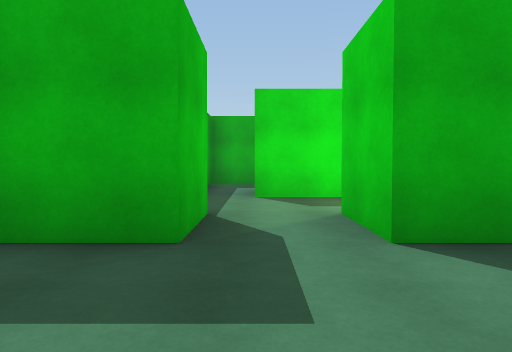
[1] (above)

13 first-person views from a walk through a scene from a Unity 3-D project. The camera is 1.3 m above the floor, tilts 2° down and sees 70° across. The floor is counted in squares, 2 m on a side. Each view is taken from the middle of a square. On the plan, view 1 faces up. The plan holds only what a view shows up to about 11 squares ahead; the rest is blank. The place goes on beyond the plan.

[2]
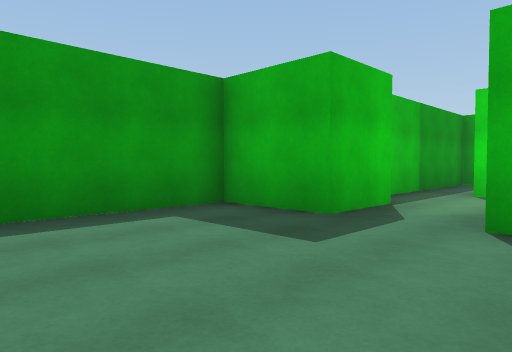

[3]
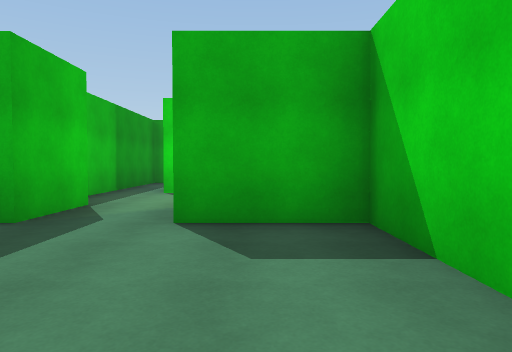

[4]
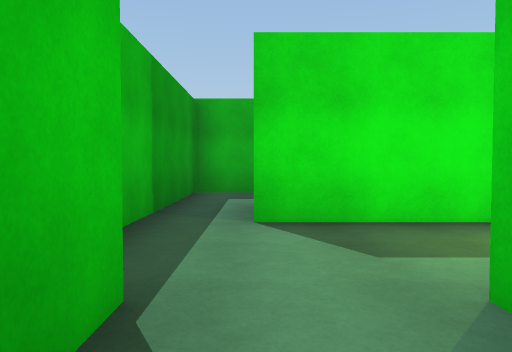

[5]
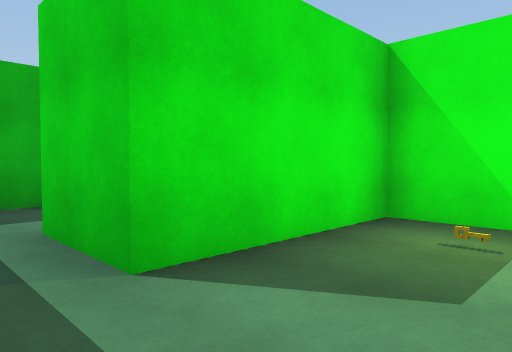

[6]
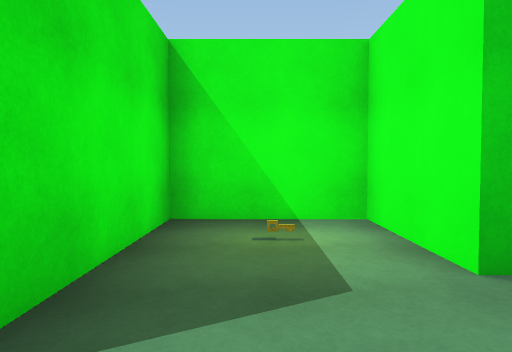

[7]
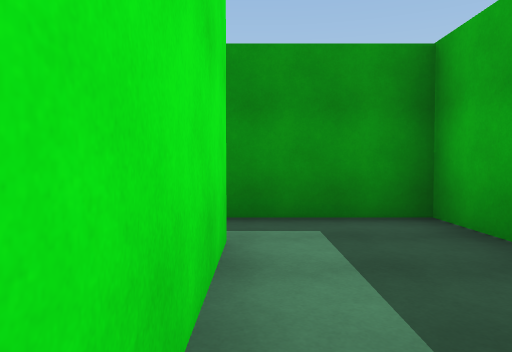

[8]
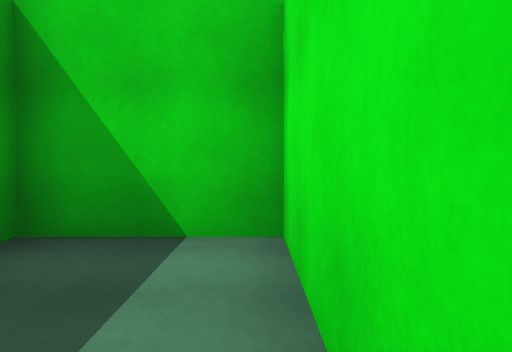

[9]
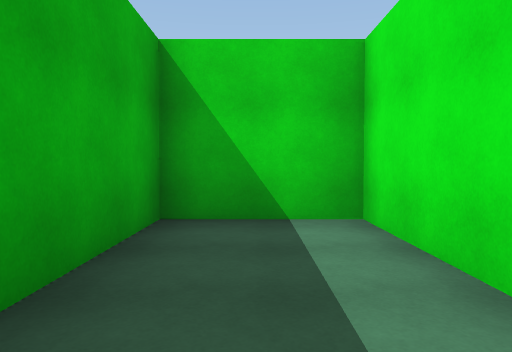

[10]
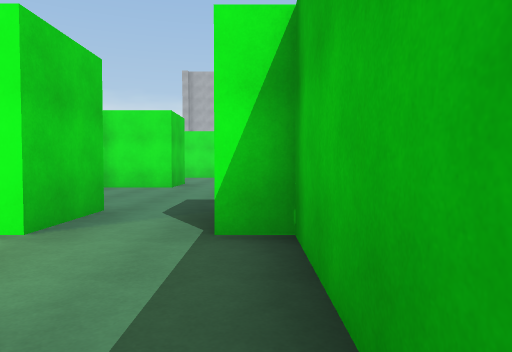

[11]
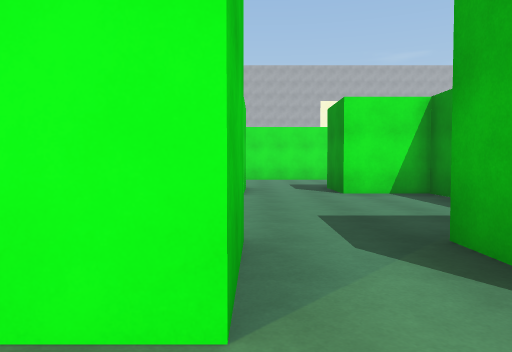

[12]
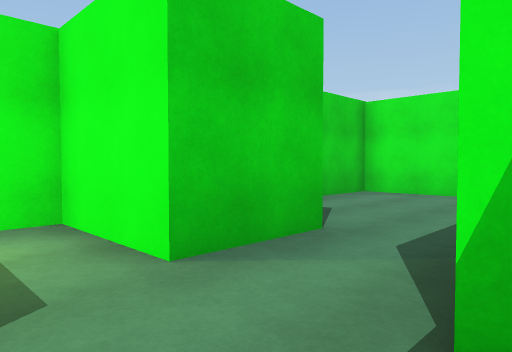

[13]
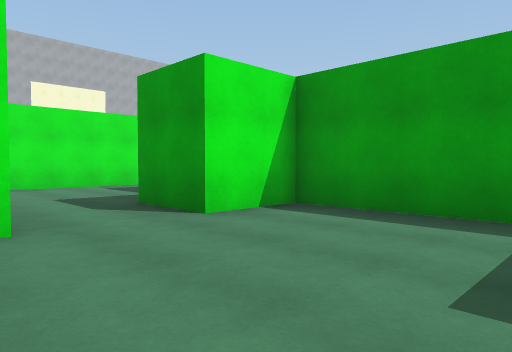

### Floor plan
Points are (right, up) in squares from view 1. A wall is a line through its corners. A room is listed if a view was taken in it or the views show most of it. See-through windows are left out.
Room 1 (views 1, 2, 3, 4, 13)
walls: (1.1, -1.8) (3.2, -1.8) (3.2, 3) (1.1, 3) (1.1, 4.7); (-0.6, 4.7) (-0.6, 3) (-2.7, 3) (-2.7, -1.8) (-0.9, -1.8)
ways out: opening at (0, 3.5) to room 2; opening at (0.5, -2.5)
Room 2 (views 5, 6, 10, 11, 12)
walls: (1.1, 4.7) (3.2, 4.7) (3.2, 7) (0, 7) (0, 8.8); (-1.4, 8.4) (-1.4, 4.7) (-0.6, 4.7)
ways out: opening at (0, 3.5) to room 1; opening at (-1, 7.5) to room 3
Room 3 (views 7, 8, 9)
walls: (0, 8.8) (3.2, 8.8) (3.2, 11.1) (-1.4, 11.1) (-1.4, 8.4)
ways out: opening at (-1, 7.5) to room 2

Where each view was taken, in squares from view 1:
view 1: 0 up, 0 right, facing up
view 2: 1 down, 2 right, facing up-left
view 3: 1 down, 2 right, facing up
view 4: 3 up, 0 right, facing up
view 5: 5 up, 1 left, facing up-right
view 6: 6 up, 1 left, facing right
view 7: 9 up, 3 right, facing left
view 8: 9 up, 0 right, facing right
view 9: 10 up, 1 left, facing right
view 10: 8 up, 1 left, facing down
view 11: 6 up, 1 right, facing down
view 12: 6 up, 1 left, facing down-right
view 13: 2 up, 2 right, facing down-left
